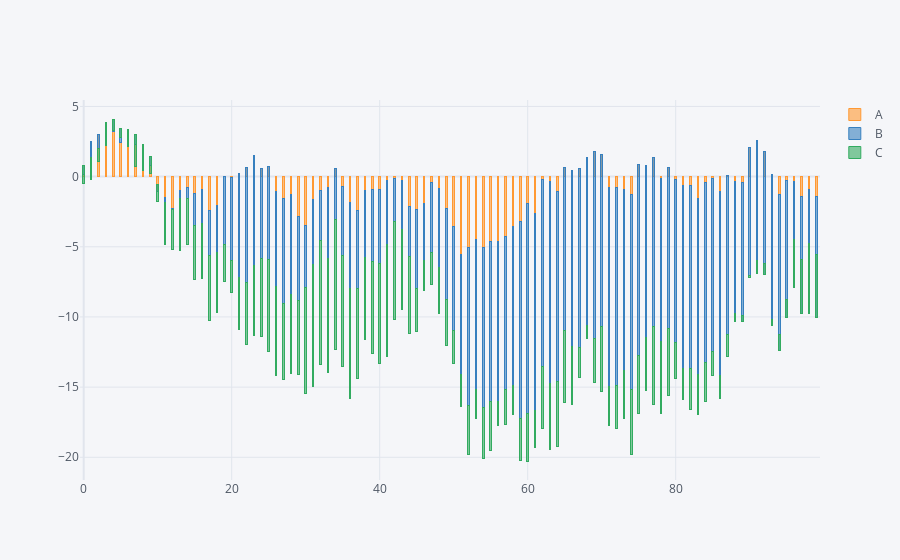

Notebook source saved alongside this figure:
### Code cell
#Acá solo le aumento el 0.8
df.iplot(kind='bar',barmode='stack',bargap=0.8)
